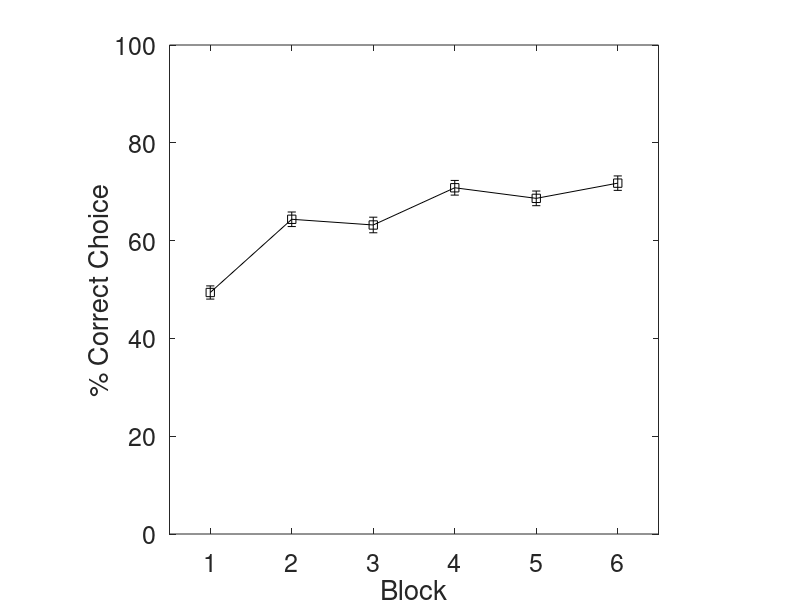
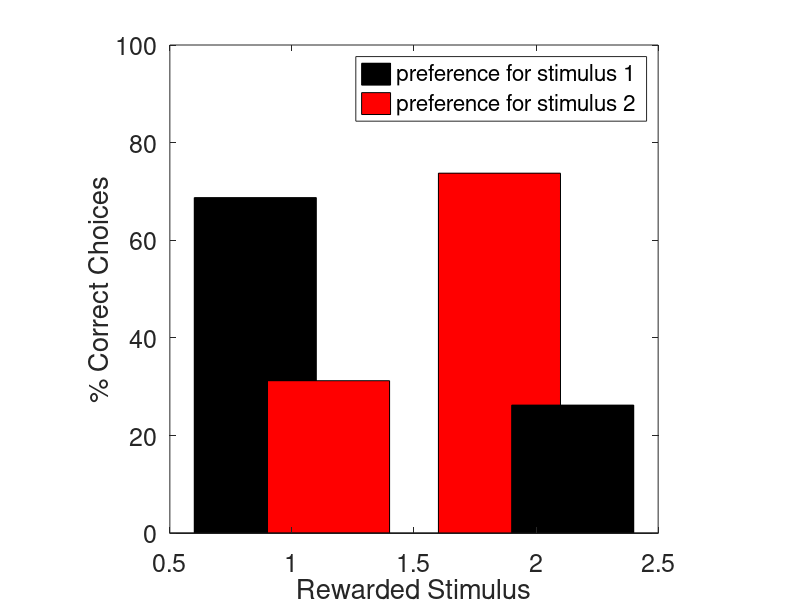
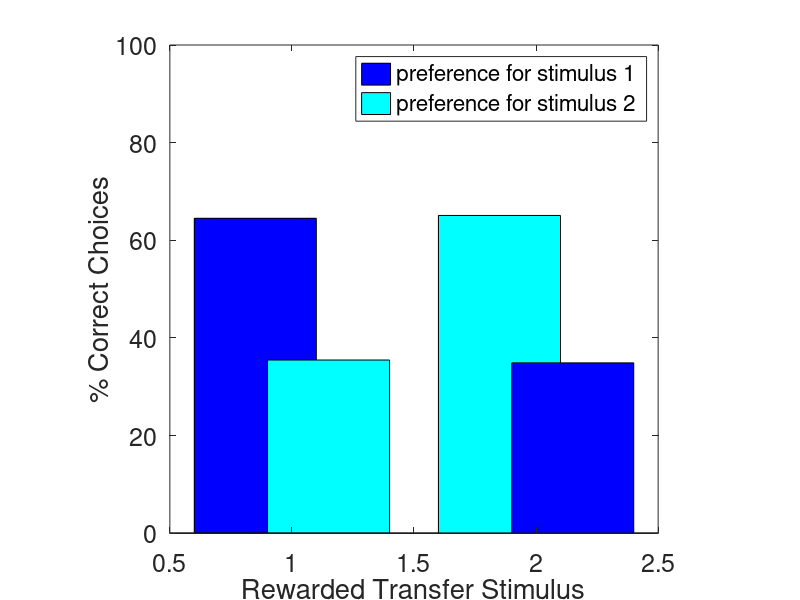
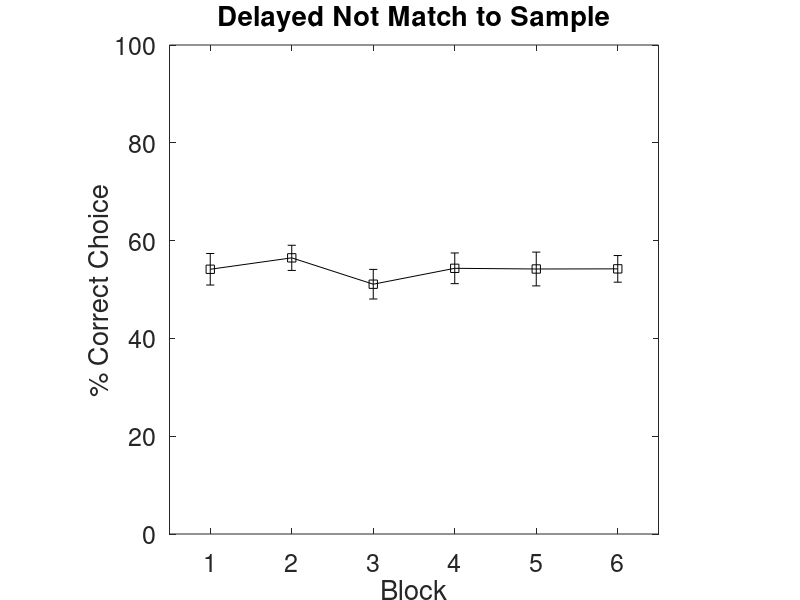

Reproduce these figures in MATLAB, in order.
%DMTS task
clc;
clear;
close all;

function y = logsig(x)
y = 1 ./ (1 + exp(-x));
end

%it is more difficult to learn DMTS than DNMTS.
%Inverting the representations changes the situation, but then the initial DIP in the fugure is not present. 

maxActivity=2;
minActivity=0.0; %in the first layer the min activity has to be 0 or low for this scheme to work; 
%This is because the connectivity from low stimulus to NoGO (and high stimulus to NoGo) is not
%learnend, as NoGo is not rewarded and there is no eligibility trace 
%and if there is some input to Go when NoGo is the correct choice , the NoGO activity cannot increase to surpass this; 
maxWeight=1;
minWeight=0.0;

lowAct=0.2;
highAct=0.4;

theta=lowAct*maxWeight*1.1; % High frequency detector

logsigCoeff=80; %controls steepness of logsig in the decisionmaking process ?
logsigOff=1.0; % changes the steepness if a decision Go takes too long (i.e. increases noise)

lrateExc=0.06;
rewardBaselineExc=0.66666;

lrateInh=0.03;%
rewardBaselineInh=0.66666; %reward baseline, anything below is considered "pubishment". 
%As reward is binary, effectively this gives grater learning rate for punsihment than reward, which may be explained for evolutionary reasons.
%This is required as there is a connection learned from the low frequency
%neurons to the GO stimulus that can only be decreased by strong synaptic
%changes in case of punishment
%to have the first "DiP" one needs to have rewardBaseline=0.9, so that a
%mistake reduces significantly the connection from LOW frequency neurons to
%go that at the beginning 
%there is a condition that mistakes take place with these parameters that
%can be calculated by finding when the probablility for the repeated
%stimulus to Go becomes smaller from the probability for the non-repeated
%stimulus to Go
%the condition is 5*W32(1,1)+2*W32(1,2)<7
%This is due to W32(2,1) and W32(2,2) being fixed to 1 and never learned as NOGO is non rewarded and there is no eligibility trace



changeFreq=4;  

trials=60;
trialsPerBlock=10; %10 trials per block, 1 block for transfer learning
bees=360;

% Stimulus is represented column-wise.
% the first element can be considered a context encoding (background) activity 
% the second element of the column represents stimulus 1
% the third element represents stimulus 2
% the fourth element represents transfer stimulus 1
% the fifth element represents transfer stimulus 2
% est stimulus representation has two values: lowAct, if stimulus in recent
% past has been only seen once or  highAct if stimulus has been only seen
% twice.
% The bee has to chose either the stimulus with high activity or low
% activity. The representation of the stululus depends only on the stumulus
% 
% Sequence
% Y - Y B - Stimulus 2 followed by a choice between 1 and 2 that can be
% placed either 1: left arem of the maze 2: right arm of the mase or vice
% versa.
% Y - B Y
% B - Y B - Stimulus 1 followed by a choice between 1 and 2
% B - B Y
% The assumtion is that when there are two choices, the bee sees choice one
% or choice 2 but not both at the same time, and it alternates between these two options.
%
% Stimulus is the input layer of the simulated network (X1). In the second layer (X2) there are two neurons 

trainStimulus=[  0.0     0.0       % background activity
                 0.0     0.0       % background activity
                 0.0     0.0       % stimulus 1
                 0.0     0.0       % stimulus 2     
                 0.0     0.0       % transfer stimulus 1
                 0.0     0.0       % transfer stimulus 2  
                 0.0     highAct   % train stimulus 1
                 highAct 0.0       % train stimulus 2
          ]; 



Stimulus=[0.0    0.0     0.0      0.0    % background activity
          0.0    0.0     0.0      0.0    % background activity
          lowAct 0.0     highAct  0.0    % stimulus 1
          0.0    highAct 0.0      lowAct % stimulus 2
          0.0    0.0     0.0      0.0    % transfer stimulus 1
          0.0    0.0     0.0      0.0    % transfer stimulus 2     
          0.0    0.0     0.0      0.0    % train stimulus 1
          0.0    0.0     0.0      0.0    % train stimulus 2  
          ]; 
      
transStimulus=[0.0    0.0     0.0      0.0    % background activity
               0.0    0.0     0.0      0.0
               0.0    0.0     0.0      0.0
               0.0    0.0     0.0      0.0
               lowAct 0.0     highAct  0.0
               0.0    highAct 0.0      lowAct
               0.0    0.0     0.0      0.0    % train stimulus 1
               0.0    0.0     0.0      0.0    % train stimulus 2  
               ]; 
          
           
X1=zeros(size(Stimulus,1),1); % Input layer. Elements: Contact, Stimulus 1, Stimulus 2, Transfer Stimulus 1, Transfer Stimulus 2
X2=zeros(1,1); % Frequency detectors. Fires only on non-repeated stimuli
X3=zeros(2,1); % Go, NoGo Neurons   

W21=maxWeight*1.0*ones(size(X2,1),size(Stimulus,1),bees); %weights from (input) layer 1 to layer 2
W31=maxWeight*0.5*ones(size(X3,1),size(Stimulus,1),bees);
W32=maxWeight*0.5*ones(size(X3,1),size(X2,1),bees);       %weights from layer 2 to (putput) layer 3   
    
% bias from pretrain
W32(1,:,:) = 0.35;

rewardedStimulus=ones(1,trials);% (same for all bees);

for k=1:trials %predecide the pattern presentation sequence
    if mod(k-1,2*changeFreq)<changeFreq
        rewardedStimulus(1,k)=2; %if I want to change this to 1, I need to initialize rewardedStimulus with 2's
    end
end

Reward=zeros(bees,trials);

transRewardedStimulus=ones(1,trialsPerBlock);% (same for all bees);

for k=1:trialsPerBlock %predecide the pattern presentation sequence in transfer learning
    if mod(k-1,2*changeFreq)<changeFreq
        transRewardedStimulus(1,k)=2;
    end
end

transReward=zeros(bees,trialsPerBlock);



%Delayed NOT match to sample

%patterns presented in the same order as Learning

notMatchToSampleReward=zeros(bees,trials);
transnotMatchToSampleReward=zeros(bees,trialsPerBlock);


% nmtsW21=maxWeight*0.5*ones(size(X2,1),size(Stimulus,1),bees); %weights from (input) layer 1 to layer 2
% nmtsW31=maxWeight*0.5*ones(size(X3,1),size(Stimulus,1),bees);
% nmtsW32=maxWeight*0.5*ones(size(X3,1),size(X2,1),bees);  

%{
for b=1:bees
    
    for k=1:trials
        
  
            S1=trainStimulus(:,1); %
            S2=trainStimulus(:,2);
     
        
        noexit=1;
        wait=0;
        
        while noexit
            seen=rand<0.5; %randomly focus on one of the stimulus.
            
            X1=S1*seen+S2*(1-seen);
           
            X2=W21(:,:,b)*X1;
            X2=X2.*(X2>theta);

            %Making sure activities are beween minActivity and maxActivity
            X2=X2.*(X2<maxActivity)+maxActivity*(X2>=maxActivity);
            X2=X2.*(X2>minActivity)+minActivity*(X2<=minActivity);

            
            X3=-W32(:,:,b)*X2+W31(:,:,b)*X1;
            
            %Making sure activities are beween minActivity and maxActivity
            X3=X3.*(X3<maxActivity)+maxActivity*(X3>=maxActivity);
            X3=X3.*(X3>minActivity)+minActivity*(X3<=minActivity);
%           
            %X3 is go, X2 is no Go
           
            diff=(X3(1,1)-X3(2,1)); % Neuron X3(1,1) is Go, X3(2,1) No go
            
            prob=logsig(diff*(logsigCoeff-wait/logsigOff)); %probability of chosing Go %probability of chosing Go
          
            choice=rand<prob;  
            
            if (choice==1) % Go was chosen, only then reward will be administered
                %Go neuron X3(1,1) wan the competition hence is set to
                %maxActivity, noGo Neuron X3(2,1) lost the competition and set to minActivity
                
                X3(1,1)=maxActivity;
                X3(2,1)=minActivity;
                
                reward=1; % reward if I made the right choice, i.e. chosen the pattern previosuly seen, i.e. lowest activity
                Reward(b,k)=reward;
                noexit=0;

                %Learning excitatory weights
                W31(1,:,b)=W31(1,:,b)+lrateExc*(reward-rewardBaselineExc)* X3(1,1)*X1';
                
                %Learning inhibitory weights
                W32(1,:,b)=W32(1,:,b)-lrateInh*(reward-rewardBaselineInh)* X3(1,1)*X2'; %minus sign in the calculation of X3
                    
                %weights have upper and lower bounds
                W32(:,:,b)=W32(:,:,b).*(W32(:,:,b)<maxWeight)+maxWeight*(W32(:,:,b)>=maxWeight);
                W32(:,:,b)=W32(:,:,b).*(W32(:,:,b)>minWeight)+minWeight*(W32(:,:,b)<=minWeight);
                
                W31(:,:,b)=W31(:,:,b).*(W31(:,:,b)<maxWeight)+maxWeight*(W31(:,:,b)>=maxWeight);
                W31(:,:,b)=W31(:,:,b).*(W31(:,:,b)>minWeight)+minWeight*(W31(:,:,b)<=minWeight);
                
            end
            wait=wait+1;
            
        end
        
    end     
end
%}


nmtsW21=W21; %weights from (input) layer 1 to layer 2
nmtsW31=W31;
nmtsW32=W32;  




for b=1:bees
    
    for k=1:trials
        
        if rewardedStimulus(1,k)==2 % 
            %stimulus 2 first followed by 1 and 2
            S1=Stimulus(:,1); %
            S2=Stimulus(:,2);
        else
            %stmulus 1 first followed by 1 and 2
            S1=Stimulus(:,3);
            S2=Stimulus(:,4);
        end
        
        noexit=1;
        wait=0;
        
        while noexit
            seen=rand<0.5; %randomly focus on one of the stimulus.
            
            X1=S1*seen+S2*(1-seen);
           
            X2=W21(:,:,b)*X1;
            X2=X2-theta;
            X2=X2.*(X2>0);

            %Making sure activities are beween minActivity and maxActivity
            X2=X2.*(X2<maxActivity)+maxActivity*(X2>=maxActivity);
            X2=X2.*(X2>minActivity)+minActivity*(X2<=minActivity);

            
            X3=-0.25*W32(:,:,b)*X2+W31(:,:,b)*X1;
            
            %Making sure activities are beween minActivity and maxActivity
            X3=X3.*(X3<maxActivity)+maxActivity*(X3>=maxActivity);
            X3=X3.*(X3>minActivity)+minActivity*(X3<=minActivity);
%           
            %X3 is go, X2 is no Go
           
            diff=(X3(1,1)-X3(2,1)); % Neuron X3(1,1) is Go, X3(2,1) No go

            
            prob=logsig(diff*(logsigCoeff-wait/logsigOff)); %probability of chosing Go %probability of chosing Go
          
            choice=rand<prob;  
            
            if (choice==1) % Go was chosen, only then reward will be administered
                %Go neuron X3(1,1) wan the competition hence is set to
                %maxActivity, noGo Neuron X3(2,1) lost the competition and set to minActivity
                
                X3(1,1)=1;
                X3(2,1)=0;
                
                reward=(max(X1)==lowAct); % reward if I made the right choice, i.e. chosen the pattern previosuly seen, i.e. lowest activity
                Reward(b,k)=reward;
                noexit=0;

                %Learning excitatory weights
                W31(1,:,b)=W31(1,:,b)+lrateExc*(reward-rewardBaselineExc)*(X3(1,1)>0)*(X1>0)';
                %W31(1,:,b)
                
                %Learning inhibitory weights
                W32(1,:,b)=W32(1,:,b)-lrateInh*(reward-rewardBaselineInh)*(X3(1,1)>0)*(X2>0)'; %minus sign in the calculation of X3
                %W32(1,:,b)
                %(X2>0)
                %lrateInh*(reward-rewardBaselineInh)*(X3(1,1)>0)*(X2>0)'
                    
                %weights have upper and lower bounds
                W32(:,:,b)=W32(:,:,b).*(W32(:,:,b)<maxWeight)+maxWeight*(W32(:,:,b)>=maxWeight);
                W32(:,:,b)=W32(:,:,b).*(W32(:,:,b)>minWeight)+minWeight*(W32(:,:,b)<=minWeight);
                
                W31(:,:,b)=W31(:,:,b).*(W31(:,:,b)<maxWeight)+maxWeight*(W31(:,:,b)>=maxWeight);
                W31(:,:,b)=W31(:,:,b).*(W31(:,:,b)>minWeight)+minWeight*(W31(:,:,b)<=minWeight);
                
            end
            wait=wait+1;
            
        end
        
    end     
end
 
    %Store weights after learning
    W31Learning=W31;
    W32Learning=W32;
  
    
    %Transfer learning test   

    
for b=1:bees   
     for k=1:trialsPerBlock
        
        if transRewardedStimulus(1,k)==2  
            %stimulus B first followed by A and B
            S1=transStimulus(:,1); 
            S2=transStimulus(:,2);
        else
            %stmulus A first followed by A and B
            S1=transStimulus(:,3);
            S2=transStimulus(:,4);
        end
        
        noexit=1;
        wait=0;
        
        
        while noexit
            seen=rand<0.5; %randomly focus on one of the stimulus.
            
            X1=S1*seen+S2*(1-seen);
            X2=W21(:,:,b)*X1;
            X2=X2-theta;
            X2=X2.*(X2>0);
            
            %Making sure activities are beween minActivity and maxActivity
            X2=X2.*(X2<maxActivity)+maxActivity*(X2>=maxActivity);
            X2=X2.*(X2>minActivity)+minActivity*(X2<=minActivity);
                    
            X3=-0.25*W32(:,:,b)*X2+W31(:,:,b)*X1;
            
            %Making sure activities are beween minActivity and maxActivity
            X3=X3.*(X3<maxActivity)+maxActivity*(X3>=maxActivity);
            X3=X3.*(X3>minActivity)+minActivity*(X3<=minActivity);
       
            %X3 is go, X2 is no Go
            
            diff=(X3(1,1)-X3(2,1)); % Neuron X3(1,1) is Go, X3(2,1) NoGo     
            prob=logsig(diff*(logsigCoeff-wait/logsigOff)); %probability of chosing Go %probability of chosing Go
            
            choice=rand<prob;
            
            if (choice==1) % Go was chosen, only then reward will be administered
                %Go neuron X3(1,1) wan the competition hence is set to
                %maxActivity, noGo Neuron X3(2,1) lost the competition and set to minActivity
                
                X3(1,1)=1;
                X3(2,1)=0;
                
                reward=(max(X1)==lowAct); % reward if I made the right choice, i.e. chosen the pattern previosuly seen, i.e. lowest activity
                transReward(b,k)=reward;
                noexit=0;
                
                
            end
            wait=wait+1;
            
        end
     
     end
     
end

W31TransferLearning=W31;
W32TransferLearning=W32;


%Delayed not match to sample

%display(mean(nmtsW32,3))    %check weight initialization

for b=1:bees

    for k=1:trials

        if rewardedStimulus(1,k)==2 %
            %stimulus 2 first followed by 1 and 2
            S1=Stimulus(:,1); %
            S2=Stimulus(:,2);
        else
            %stmulus 1 first followed by 1 and 2
            S1=Stimulus(:,3);
            S2=Stimulus(:,4);
        end

        noexit=1;
        wait=0;

        while noexit
            seen=rand<0.5; %randomly focus on one of the stimulus.

            X1=S1*seen+S2*(1-seen);
            X2=nmtsW21(:,:,b)*X1;
            X2=X2-theta;
            X2=X2.*(X2>0);

            %Making sure activities are beween minActivity and maxActivity
            X2=X2.*(X2<maxActivity)+maxActivity*(X2>=maxActivity);
            X2=X2.*(X2>minActivity)+minActivity*(X2<=minActivity);

            X3=-0.25*nmtsW32(:,:,b)*X2+nmtsW31(:,:,b)*X1;

            %Making sure activities are beween minActivity and maxActivity
            X3=X3.*(X3<maxActivity)+maxActivity*(X3>=maxActivity);

            %X3(2,1) += 0.05;

            %X3 is Go, X2 is no Go

            diff=(X3(1,1)-X3(2,1)); % Neuron X3(1,1) is Go, X3(2,1) No go
            
            prob=logsig(diff*(logsigCoeff-wait/logsigOff)); %probability of chosing Go
         
            choice=rand<prob;

            if (choice==1) % Go was chosen, only then reward will be administered
                %Go neuron X3(1,1) wan the competition hence is set to
                %maxActivity, noGo Neuron X3(2,1) lost the competition and set to minActivity

                X3(1,1)=maxActivity;
                X3(2,1)=minActivity;

                reward=(max(X1)==highAct); % reward if I made the right choice, i.e. chosen the pattern previosuly seen, i.e. highest activity
                notMatchToSampleReward(b,k)=reward;
                noexit=0;
                
                
                %Learning excitatory weights
                nmtsW31(1,:,b)=nmtsW31(1,:,b)+lrateExc*(reward-rewardBaselineExc)*X3(1,1)*X1';
                
                %Learning inhibitory weights
                nmtsW32(1,:,b)=nmtsW32(1,:,b)-lrateInh*(reward-rewardBaselineInh)*(X3(1,1)>0)*(X2>0)'; %minus sign in the calculation of X3
         

               
                %weights have upper and lower bounds
                nmtsW31(:,:,b)=nmtsW31(:,:,b).*(nmtsW31(:,:,b)<maxWeight)+maxWeight*(nmtsW31(:,:,b)>=maxWeight);
                nmtsW31(:,:,b)=nmtsW31(:,:,b).*(nmtsW31(:,:,b)>minWeight)+minWeight*(nmtsW31(:,:,b)<=minWeight);
                
                nmtsW32(:,:,b)=nmtsW32(:,:,b).*(nmtsW32(:,:,b)<maxWeight)+maxWeight*(nmtsW32(:,:,b)>=maxWeight);
                nmtsW32(:,:,b)=nmtsW32(:,:,b).*(nmtsW32(:,:,b)>minWeight)+minWeight*(nmtsW32(:,:,b)<=minWeight);
            end
            wait=wait+1;
            
        end
        
    end   
    
end


%% NMTS transfer
 for b=1:bees   
     for k=1:trialsPerBlock
        
        if transRewardedStimulus(1,k)==2  
            %stimulus B first followed by A and B
            S1=transStimulus(:,1); 
            S2=transStimulus(:,2);
        else
            %stmulus A first followed by A and B
            S1=transStimulus(:,3);
            S2=transStimulus(:,4);
        end
        
        noexit=1;
        wait=0;
        
        
        while noexit
            seen=rand<0.5; %randomly focus on one of the stimulus.
            
            X1=S1*seen+S2*(1-seen);
            X2=nmtsW21(:,:,b)*X1;
            X2=X2-theta;
            X2=X2.*(X2>0);
            
            %Making sure activities are beween minActivity and maxActivity
            X2=X2.*(X2<maxActivity)+maxActivity*(X2>=maxActivity);
            X2=X2.*(X2>minActivity)+minActivity*(X2<=minActivity);
                    
            X3=-0.25*nmtsW32(:,:,b)*X2+nmtsW31(:,:,b)*X1;
            
            %Making sure activities are beween minActivity and maxActivity
            X3=X3.*(X3<maxActivity)+maxActivity*(X3>=maxActivity);
            X3=X3.*(X3>minActivity)+minActivity*(X3<=minActivity);
       
            %X3 is go, X2 is no Go
            
            diff=(X3(1,1)-X3(2,1)); % Neuron X3(1,1) is Go, X3(2,1) NoGo     
            prob=logsig(diff*(logsigCoeff-wait/logsigOff)); %probability of chosing Go %probability of chosing Go
            
            choice=rand<prob;
            
            if (choice==1) % Go was chosen, only then reward will be administered
                %Go neuron X3(1,1) wan the competition hence is set to
                %maxActivity, noGo Neuron X3(2,1) lost the competition and set to minActivity
                
                X3(1,1)=1;
                X3(2,1)=0;
                
                reward=(max(X1)==highAct); % reward if I made the right choice, i.e. chosen the pattern previosuly seen, i.e. lowest activity
                transnotMatchToSampleReward(b,k)=reward;
                noexit=0;
                
     
            end
            wait=wait+1;
            
        end
     
     end
     
end


blocks=floor(trials/trialsPerBlock);

meanRewardPerBlock=zeros(1,blocks);
varRewardPerBlock=zeros(1,blocks);

for block=1:blocks
    varRewardPerBlock(1,block)=var(mean(Reward(:,1+(block-1)*trialsPerBlock:block*trialsPerBlock),2));
    meanRewardPerBlock(1,block)=mean(mean(Reward(:,1+(block-1)*trialsPerBlock:block*trialsPerBlock),2));
end

%p1 = plot(meanRewardPerBlock, '-ks','LineWidth',2,'MarkerFaceColor', [0 0 0], 'MarkerSize', 18);



%Learning curve

figure(1)
errorbar(meanRewardPerBlock*100,varRewardPerBlock*100,'-ks')
hold on


xlabel('Block','fontsize',18);
ylabel('% Correct Choice','fontsize',18);
set(gca,'fontsize',18);
axis([1-0.5 blocks+0.5 0 100])
axis square
ax = gca;
#ax.YTick = [0 25 50 75 100];





%Histogram for learning and transfer learning


lastBlockReward=Reward(:,1+(blocks-1)*trialsPerBlock:blocks*trialsPerBlock);


A=rewardedStimulus(1,1+(blocks-1)*trialsPerBlock:blocks*trialsPerBlock)==1;
learingHist(1,1)=mean(mean(lastBlockReward(:,A~=0)))*100; %expressed as 100%
learingHist(1,2)=(1-mean(mean(lastBlockReward(:,A~=0))))*100;

B=rewardedStimulus(1,1+(blocks-1)*trialsPerBlock:blocks*trialsPerBlock)==2;
learingHist(2,1)=mean(mean(lastBlockReward(:,B~=0)))*100;
learingHist(2,2)=(1-mean(mean(lastBlockReward(:,B~=0))))*100;

tA=transRewardedStimulus==1;
transLearingHist(1,1)=mean(mean(transReward(:,tA)))*100;
transLearingHist(1,2)=(1-mean(mean(transReward(:,tA))))*100;

tB=transRewardedStimulus==2;
transLearingHist(2,1)=mean(mean(transReward(:,tB)))*100;
transLearingHist(2,2)=(1-mean(mean(transReward(:,tB))))*100;

figure(2)

barLocations =[ 0.85, 1.15 , 1.85, 2.15];
barColors =[ 'k', 'r', 'r', 'k' ];
barLength =0.25;



temp=learingHist';
temp=temp(:);

for i=1:length(barLocations)
    bar(barLocations(i),temp(i),barLength,barColors(i)); 
    hold on;
end

xlabel('Rewarded Stimulus','fontsize',18);
ylabel('% Correct Choices','fontsize',18);
set(gca,'fontsize',18);
axis([ 0.5 2.5  0 100])
axis square
ax = gca;
%ax.XTickLabel = {'Mango' 'Lemon'}; This doesn't work
%ax.YTick = [0 25 50 75 100];
%ax.XTick =  [1 2];

legend('preference for stimulus 1', 'preference for stimulus 2');


figure(3)

barLocations =[ 0.85, 1.15 , 1.85, 2.15];
barColors =[ 'b', 'c', 'c', 'b' ];
barLength =0.25;


temp=transLearingHist';
temp=temp(:);

for i=1:length(barLocations)
    bar(barLocations(i),temp(i),barLength,barColors(i)); 
    hold on;
end

xlabel('Rewarded Transfer Stimulus','fontsize',18);
ylabel('% Correct Choices','fontsize',18);
set(gca,'fontsize',18);
axis([ 0.5 2.5  0 100])
axis square
ax = gca;
%ax.YTick = [0 25 50 75 100];
%ax.XTick =  [1 2];

legend('preference for stimulus 1', 'preference for stimulus 2');



%Weights after Leanring and Transfer Learning

% figure(5)
% % meanWeightLearning=mean(W32Learning,3);
% % varWeightLearning=var(W32Learning,[],3);
% % 
% % subplot(1,2,1)
% % errorbar(meanWeightLearning(1,:), varWeightLearning(1,:));
% 
% 
% subplot(1,2,1)
% 
% colormap hot
% imagesc(mean(W32Learning,3));
% 
% caxis manual
% caxis([minWeight maxWeight]);
% hold on;
% axis square
% ax = gca;
% ax.XTick = [ 1 2];
% ax.YTick = [ 1 2];
% set(gca,'fontsize',18);
% xlabel('Learning','fontsize',18);
% 
% subplot(1,2,2)
% imagesc(mean(W32TransferLearning,3));
% axis square
% ax = gca;
% ax.XTick = [ 1 2];
% ax.YTick = [ 1 2];
% set(gca,'fontsize',18);
% 
% caxis manual
% caxis([minWeight maxWeight]);
% xlabel('Transfer Learning','fontsize',18);
% 
% colorbar('location','Manual', 'position', [0.93 0.25 0.02 0.53]);




%Learning curve for delayed not match to sample


meanRewardPerBlock2=zeros(1,blocks);
varRewardPerBlock2=zeros(1,blocks);

for block=1:blocks
    varRewardPerBlock2(1,block)=var(mean(notMatchToSampleReward(:,1+(block-1)*trialsPerBlock:block*trialsPerBlock),2));
    meanRewardPerBlock2(1,block)=mean(mean(notMatchToSampleReward(:,1+(block-1)*trialsPerBlock:block*trialsPerBlock),2));
end


figure(4)
errorbar(meanRewardPerBlock2*100,varRewardPerBlock2*100,'-ks')
hold on
%hline = refline([0 50]);
%hline.Color = 'k';
%set(hline,'LineStyle','--','LineWidth',2)

xlabel('Block','fontsize',18);
ylabel('% Correct Choice','fontsize',18);
title('Delayed Not Match to Sample','fontsize',18);
set(gca,'fontsize',18);
axis([1-0.5 blocks+0.5 0 100])
axis square
ax = gca;
%ax.YTick = [0 25 50 75 100];



%Histogram for learning and transfer learning NMTS

lastBlockReward=notMatchToSampleReward(:,1+(blocks-1)*trialsPerBlock:blocks*trialsPerBlock);

A=rewardedStimulus(1,1+(blocks-1)*trialsPerBlock:blocks*trialsPerBlock)==1;
learingHist(1,1)=mean(mean(lastBlockReward(:,A~=0)))*100; %expressed as 100%
learingHist(1,2)=(1-mean(mean(lastBlockReward(:,A~=0))))*100;

B=rewardedStimulus(1,1+(blocks-1)*trialsPerBlock:blocks*trialsPerBlock)==2;
learingHist(2,1)=mean(mean(lastBlockReward(:,B~=0)))*100;
learingHist(2,2)=(1-mean(mean(lastBlockReward(:,B~=0))))*100;

tA=transRewardedStimulus==1;
transLearingHist(1,1)=mean(mean(transnotMatchToSampleReward(:,tA)))*100;
transLearingHist(1,2)=(1-mean(mean(transnotMatchToSampleReward(:,tA))))*100;

tB=transRewardedStimulus==2;
transLearingHist(2,1)=mean(mean(transnotMatchToSampleReward(:,tB)))*100;
transLearingHist(2,2)=(1-mean(mean(transnotMatchToSampleReward(:,tB))))*100;

figure(5)

barLocations =[ 0.85, 1.15 , 1.85, 2.15];
barColors =[ 'k', 'r', 'r', 'k' ];
barLength =0.25;



temp=learingHist';
temp=temp(:);

for i=1:length(barLocations)
    bar(barLocations(i),temp(i),barLength,barColors(i)); 
    hold on;
end

xlabel('Rewarded NM Stimulus','fontsize',18);
ylabel('% Correct Choices','fontsize',18);
set(gca,'fontsize',18);
axis([ 0.5 2.5  0 100])
axis square
ax = gca;
%ax.XTickLabel = {'Mango' 'Lemon'}; This doesn't work
%ax.YTick = [0 25 50 75 100];
%ax.XTick =  [1 2];

legend('preference for stimulus 1', 'preference for stimulus 2');


figure(6)

barLocations =[ 0.85, 1.15 , 1.85, 2.15];
barColors =[ 'b', 'c', 'c', 'b' ];
barLength =0.25;


temp=transLearingHist';
temp=temp(:);

for i=1:length(barLocations)
    bar(barLocations(i),temp(i),barLength,barColors(i)); 
    hold on;
end

xlabel('Rewarded NM Transfer Stimulus','fontsize',18);
ylabel('% Correct Choices','fontsize',18);
set(gca,'fontsize',18);
axis([ 0.5 2.5  0 100])
axis square
ax = gca;
%ax.YTick = [0 25 50 75 100];
%ax.XTick =  [1 2];

legend('preference for stimulus 1', 'preference for stimulus 2');

% file output

meanRewardPerBlock = [meanRewardPerBlock, mean(mean(transReward(:,1~=0)))];
varRewardPerBlock = [varRewardPerBlock, var(mean(transReward(:,1~=0)))];


meanRewardPerBlock2 = [meanRewardPerBlock2, mean(mean(transnotMatchToSampleReward(:,1~=0)))];
varRewardPerBlock2 = [varRewardPerBlock2, var(mean(transnotMatchToSampleReward(:,1~=0)))];


temp =[[1,2,3,4,5,6,7]' meanRewardPerBlock' varRewardPerBlock'];
csvwrite('dmtsli5.csv',temp);
temp2 =[[1,2,3,4,5,6,7]' meanRewardPerBlock2' varRewardPerBlock2'];
csvwrite('dnmtsli5.csv',temp2);
